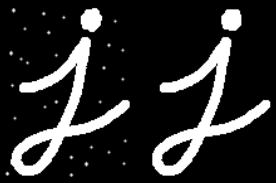
#> input picture catkin_ws/src/opencv_learn/data/pic2.png, 276 x 183 px
$ python morphology.py
#> lines starting #> are read from the running program, lines starting #| are printed output that depends on the picture
#!/usr/bin/env python
# -*-coding:utf-8-*-
#**read_video.py**#
#本文档用于读取相机的视屏
#程序员：陈永厅
#版权：哈尔滨工业大学
#日期：初稿：2020/8/5

import numpy as np
import cv2 as cv
import os

file_path = os.path.abspath(os.path.join(os.getcwd(), "./", "data"))
file_name = "pic2.png"
path = os.path.join(file_path, file_name)

#读取图片
img = cv.imread(path, 0)
#> img is the input picture: shape (183, 276); min 0, max 255, mean 41.8
cv.imshow('img', img)

#卷积内核
kernel = np.ones((5, 5), np.uint8)

#侵蚀
erosion = cv.erode(img, kernel, iterations=1)
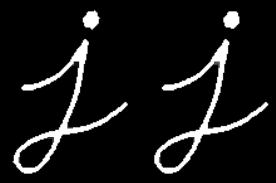
#> erosion: shape (183, 276); min 0, max 255, mean 21.3
cv.imshow('erosion', erosion)

#扩张
dilation = cv.dilate(img, kernel, iterations=1)
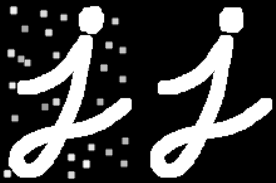
#> dilation: shape (183, 276); min 0, max 255, mean 65.7
cv.imshow('dilation', dilation)

#开运算,侵蚀后扩张
opening = cv.morphologyEx(img, cv.MORPH_OPEN, kernel)
cv.imshow('opening', opening)

#闭运算
closing = cv.morphologyEx(img, cv.MORPH_CLOSE, kernel)
cv.imshow('closing', closing)

#形态学梯度
gradient = cv.morphologyEx(img, cv.MORPH_GRADIENT, kernel)
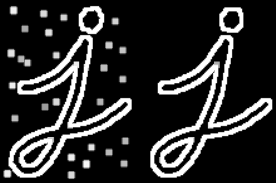
#> gradient: shape (183, 276); min 0, max 255, mean 44.5
cv.imshow('gradient', gradient)

#顶帽：输入图像与图像开运算的差值
tophat = cv.morphologyEx(img, cv.MORPH_TOPHAT, kernel)
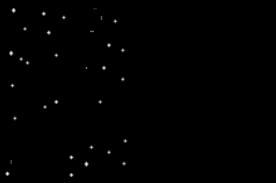
#> tophat: shape (183, 276); min 0, max 244, mean 0.8
cv.imshow('tophat', tophat)

#黑帽：闭运算之差
blackhat = cv.morphologyEx(img, cv.MORPH_BLACKHAT, kernel)
cv.imshow('blackhat', blackhat)

cv.waitKey(0)
cv.destroyAllWindows()

$ run again, with catkin_ws/src/opencv_learn/data/pic3.png copied over catkin_ws/src/opencv_learn/data/pic2.png
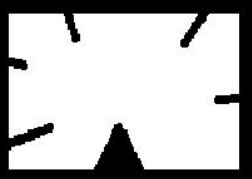
#> input picture catkin_ws/src/opencv_learn/data/pic3.png, 252 x 179 px
#> img is the input picture: shape (179, 252); min 0, max 255, mean 187.4
#> `gradient = cv.morphologyEx(img, cv.MORPH_GRADIENT, kernel)`:
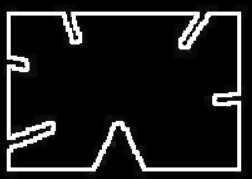
#> gradient: shape (179, 252); min 0, max 255, mean 29.4
#> `tophat = cv.morphologyEx(img, cv.MORPH_TOPHAT, kernel)`:
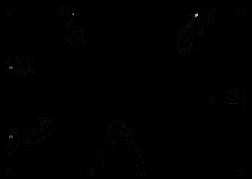
#> tophat: shape (179, 252); min 0, max 197, mean 0.5
